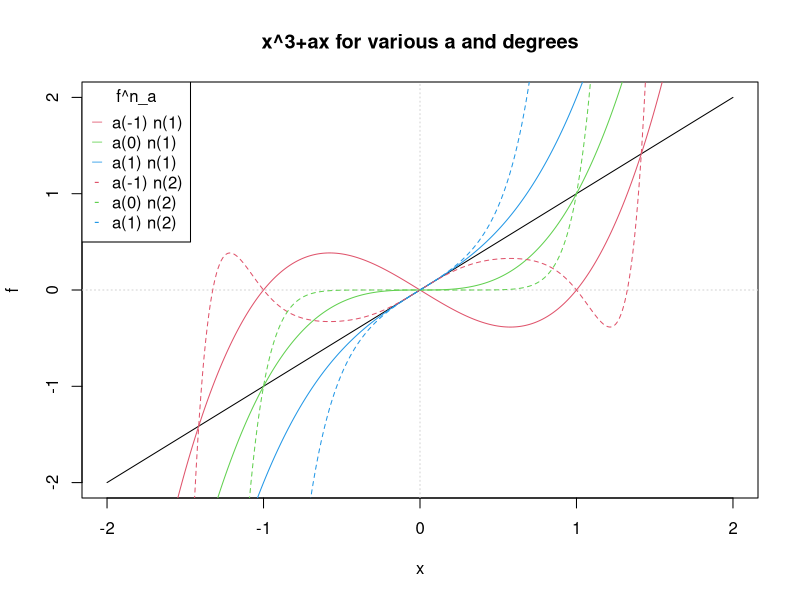
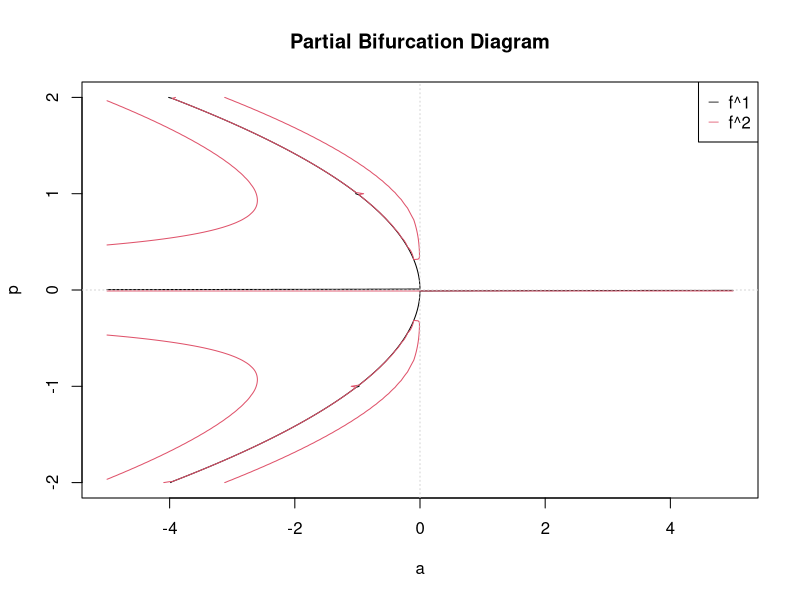
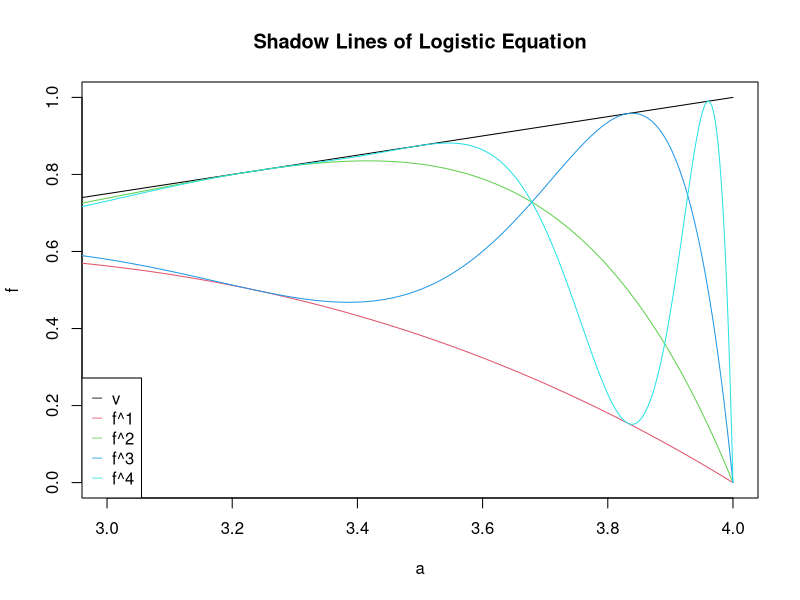

Write the R code that produced these figures, in order.
## ---- chunk 1
knitr::opts_chunk$set(echo = TRUE)
## ---- chunk 2
a = -1:1
x = seq(from = -2, to = 2, by = .01)

plot(x, x, type = "l", main = "x^3+ax for various a and degrees", ylab = "f")
grid(nx = 2, ny = 2)

f = function(a, x) {
  x^3+a*x
}

for (i in 1:length(a)) {
  lines(x, f(a[i], x), col = i + 1, lty = 1)
}

for (i in 1:length(a)) {
  lines(x, f(a[i], f(a[i], x)), col = i + 1, lty = 2)
}

legend("topleft", c(paste0("a(", a, ") n(1)"), paste0("a(", a, ") n(2)")), col = 2:(length(a) + 1), pch = c("_", "_", "_", "-", "-", "-"), title = "f^n_a")
## ---- chunk 3
a = seq(from = -5, to = 5, by = 0.1)

f2 = function(a, x) {
  f(a,x)^3+a*f(a,x)
}

z<-outer(a, x, f)
contour(a,x,z, nlevels = 0, xlab = "a", ylab = "p", main = "Partial Bifurcation Diagram", drawlabels = F, col = 1)
z2<-outer(a, x, f2)
contour(a, x, z2, nlevels = 0, xlab = "a", ylab = "p", main = "Partial Bifurcation Diagram", add = T, drawlabels = F, col = 2)
grid(nx = 2, ny = 2)
legend("topright", c("f^1", "f^2"), pch = "_", col = 1:2)
## ---- chunk 4
a = seq(from = 0, to = 4, by = .001)
x = .5
n = 5
f = a*x*(1-x)
plot(a, f, type = 'n', xlim = c(3,4), ylim = c(0,1), main = "Shadow Lines of Logistic Equation")
for (i in 1:n) {
  lines(a, f, col = i)
  f = a*f*(1-f)
}
legend("bottomleft", c("v", paste0("f^", 1:(n-1))), pch = "_", col = 1:n)
## ---- chunk 5
a = matrix(NA, nrow = 7)
p = matrix(NA, nrow = 7)
d = matrix(NA, nrow = 7)
r = matrix(NA, nrow = 7)

a[2] = 7
a[3] = 10
p[1] = 1
d[3] = a[3] - a[2]
r[3] = 4.7514
r[4] = 4.6562
r[5] = 4.6682
r[6] = 4.6687
r[7] = 4.6693
for (i in 2:length(p)) {
  p[i] = p[i - 1] * 2
}

for (i in 4:length(r)) {
  d[i] = (1 / r[i]) * d[i - 1]
  a[i] = d[i] + a[i - 1]
}

BifPointTab = cbind(a, p, d, r)
colnames(BifPointTab) = c("Bifurcation Point", "Period", "Difference", "Ratio")
BifPointTab

print(paste0("Approx. value of a where chaos can be observed: ~", BifPointTab[7, 1]))
